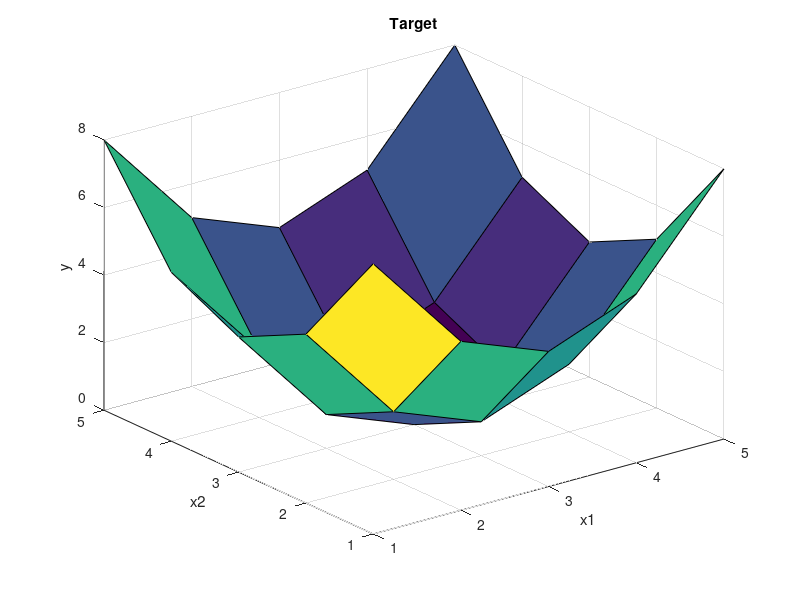

The MATLAB script that drew this image: (Note: this script raises an error after producing the figure.)
n=5;
x1=1:1:5;
x2=1:1:5;
y = zeros(n,n);
s = 0;
Input = zeros(2,25);
Target = zeros(1,25);
for j=1:n
    for i=1:n
        y(i,j) = (x1(j)-3)^2 + (x2(i)-3)^2;
        s=s+1;
        Input(1,s) = x1(j) - 3;
        Input(2,s) = x2(i) - 3;
        Target(1,s) = (x1(j)-3)^2 + (x2(i)-3)^2;
    end;
end;
Input
Target
surf(x1,x2,y);
xlabel('x1');
ylabel('x2');
zlabel('y');
title('Target');


%Получаем выходы
outputs = net.Network(Input);
s1 = 0;
s2 = 0;
for(i=1:25)
    s1=s1+((Target(i)-outputs(i))^2);
    s2=s2+(Target(i)^2);
end;
s1 = s1 ^ (1/2);
d = s1/(s2^(1/2));
ans = d